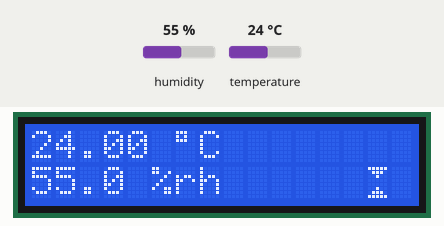
This sketch was run on a simulated ESP32. Parts: 16×2 character LCD. Inputs (shaded band) come from the test bench; at power-on: humidity 55 %, temperature 24 °C. What the sketch prints to the serial monitor is not drawn.

Above: at 2.6 s.
2.7 s: humidity set to 22 %
At 4.1 s:
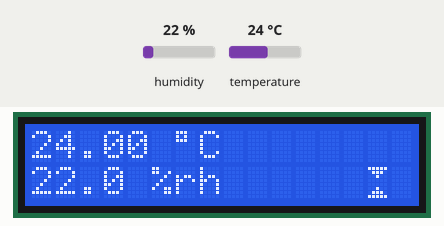
4.6 s: temperature set to 12 °C
At 6.3 s:
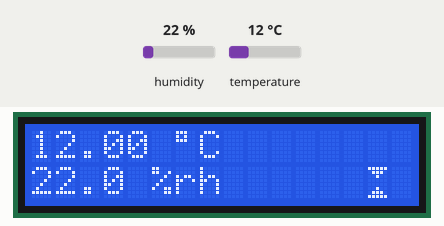
6.6 s: humidity set to 40 %
At 7.7 s:
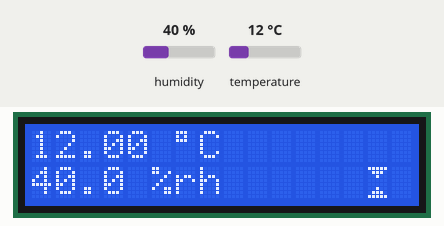
8.7 s: temperature set to 19 °C
At 10.1 s:
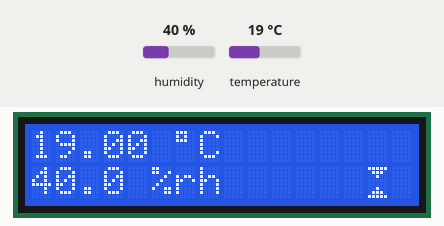
Timing chart, 0 to 11.7 s (numbered marks = the images above; inputs shaded):
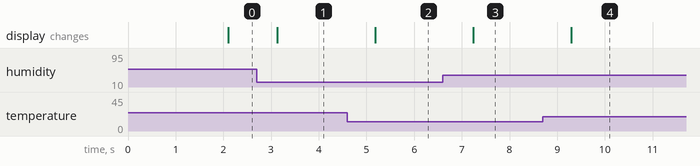

The sketch:

sketch.ino
```cpp
// Bibliotecas
#include "DHTesp.h"
#include <LiquidCrystal_I2C.h>

// DHT22
#define DHT_SDA_Pin 15

// LCD 16x2 (I2C)
#define I2C_ADDR    0x27
#define LCD_COLUMNS 16
#define LCD_LINES   2

// Objetos
DHTesp dht22;
LiquidCrystal_I2C lcd(I2C_ADDR, LCD_COLUMNS, LCD_LINES);

// Custom char
uint8_t customChar[8] = {
  B11111, B01110, B00100, B00000, B00000, B00100, B01110, B11111
};

void setup() {
  // put your setup code here, to run once:
  Serial.begin(115200);
  Serial.println("Hello, ESP32!");

  // PinMode

  // Setup 'dht22'
  dht22.setup(DHT_SDA_Pin, DHTesp::DHT22);

  // Setup 'lcd'
  lcd.init();
  lcd.backlight();
  lcd.createChar(3, customChar);
  delay(1000);

}

void loop() {
  // put your main code here, to run repeatedly:
  delay(1000); // this speeds up the simulation

  // Instanciando um objeto 'data'
  TempAndHumidity data = dht22.getTempAndHumidity();

  Serial.println("T: " + String(data.temperature, 2) + "ºC");
  Serial.println("U: " + String(data.humidity, 1) + "%");

  // Escrevendo a informação no display lcd
  // Temperatura
  lcd.setCursor(0,0); // Col, Row
  lcd.print(String(data.temperature, 2) + " \xDF" + "C");

  // Umidade
  lcd.setCursor(0,1);
  lcd.print(String(data.humidity, 1) + " %rh");

  // Exibe o caractere customizado
  lcd.setCursor(14, 1);
  lcd.print("\x03");

}
```

Measured:
- after the input at 2.7 s, the display: changes after 0.43 s (image 1)
- after the input at 4.6 s, the display: changes after 0.58 s (image 2)
- after the input at 6.6 s, the display: changes after 0.64 s (image 3)
- after the input at 8.7 s, the display: changes after 0.60 s (image 4)
